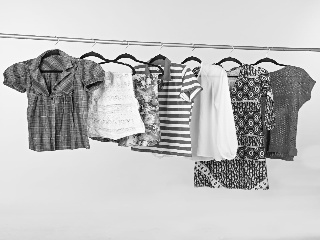
#> input picture 2021-16-11/Srcs/gray_113.jpg, 320 x 240 px, found by its file name; its folder holds only this picture in this run
$ python setting_dataSet.py
#> lines starting #> are read from the running program, lines starting #| are printed output that depends on the picture; after the words box and inside, x2 and y2 are one past the last pixel; in counts of white or black regions, pixels touching at a corner belong together
#> in load_dataSet, img is the input picture: shape (240, 320, 3); min 0, max 255, mean 191.7
import cv2 as cv
import os

#Processing images with threshold
def process_image(src):
    gray = cv.cvtColor(src, cv.COLOR_BGR2GRAY)
    _, trhs = cv.threshold(gray,0,255,cv.THRESH_BINARY_INV + cv.THRESH_OTSU)
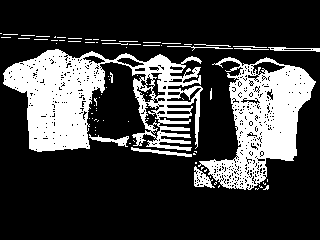
#> trhs: shape (240, 320); 24.1% white; 81 white regions (68 under 20 px), largest, box (x1, y1, x2, y2) and area: (3, 49, 203, 152) 10060, (198, 57, 316, 190) 7104, (194, 166, 215, 188) 217
    canny = cv.Canny(trhs, 127,200)
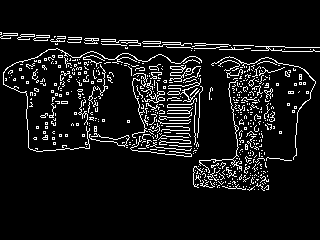
#> canny: shape (240, 320); 8.1% white in thin lines or dots, all inside (x1, y1, x2, y2) = (0, 32, 320, 191)
    return trhs

def load_dataSet(folder):
    dirPath = folder
    Files = os.listdir(dirPath)
    for File in Files:
        imgPath = os.path.join(dirPath, File)
        img = cv.imread(imgPath)
        result = process_image(img)
        resized = cv.resize(result, (320,240))
        cv.imwrite(f'C:\\CodesPy\\ifsp_ic_julio\\2021-16-11\\result\\gray_{File}', resized)

load_dataSet('C:\\CodesPy\\ifsp_ic_julio\\2021-16-11\\Srcs')

$ run again, on 2021-16-11/Srcs/gray_159.jpg
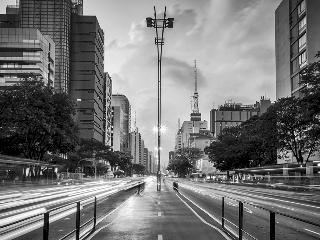
#> input picture 2021-16-11/Srcs/gray_159.jpg, 320 x 240 px, found by its file name
#> in load_dataSet, img is the input picture: shape (240, 320, 3); min 0, max 255, mean 117.3
#> in process_image, `_, trhs = cv.threshold(gray,0,255,cv.THRESH_BINARY_INV + cv.THRESH_OTSU)`:
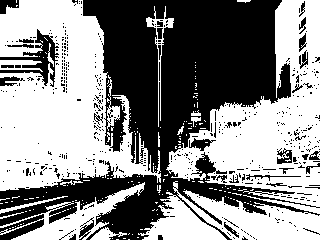
#> trhs: shape (240, 320); 54.3% white; 501 black regions (464 under 20 px), largest, box (x1, y1, x2, y2) and area: (0, 0, 320, 240) 30287, (0, 29, 59, 87) 984, (0, 214, 44, 240) 493
#> in process_image, `canny = cv.Canny(trhs, 127,200)`:
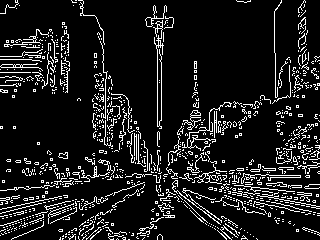
#> canny: shape (240, 320); 11.3% white in thin lines or dots

$ run again, on 2021-16-11/Srcs/gray_171.jpg
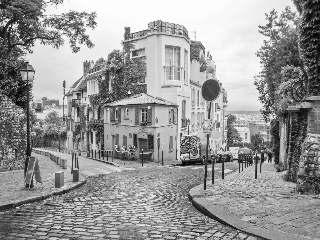
#> input picture 2021-16-11/Srcs/gray_171.jpg, 320 x 240 px, found by its file name
#> in load_dataSet, img is the input picture: shape (240, 320, 3); min 0, max 255, mean 152.3
#> in process_image, `_, trhs = cv.threshold(gray,0,255,cv.THRESH_BINARY_INV + cv.THRESH_OTSU)`:
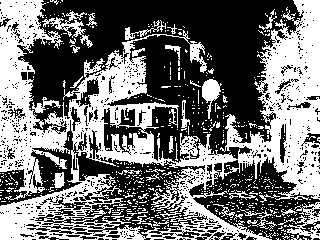
#> trhs: shape (240, 320); 44.7% white; 618 white regions (580 under 20 px), largest, box (x1, y1, x2, y2) and area: (0, 0, 320, 240) 29386, (278, 202, 320, 240) 553, (42, 11, 93, 48) 444
#> in process_image, `canny = cv.Canny(trhs, 127,200)`:
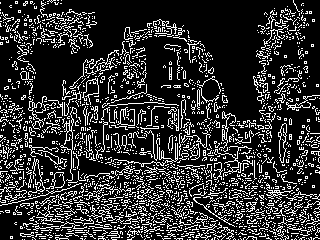
#> canny: shape (240, 320); 19.6% white in thin lines or dots

$ run again, on 2021-16-11/Srcs/gray_174.jpg
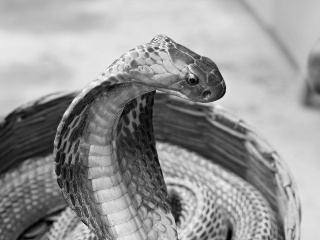
#> input picture 2021-16-11/Srcs/gray_174.jpg, 320 x 240 px, found by its file name
#> in load_dataSet, img is the input picture: shape (240, 320, 3); min 0, max 254, mean 151.4
#> in process_image, `_, trhs = cv.threshold(gray,0,255,cv.THRESH_BINARY_INV + cv.THRESH_OTSU)`:
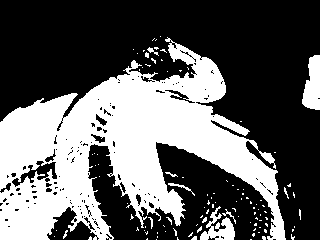
#> trhs: shape (240, 320); 38% white; 106 white regions (96 under 20 px), largest, box (x1, y1, x2, y2) and area: (0, 37, 286, 240) 27244, (302, 55, 320, 110) 725, (200, 206, 235, 240) 546
#> in process_image, `canny = cv.Canny(trhs, 127,200)`:
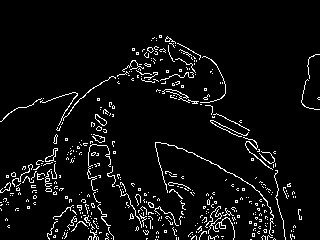
#> canny: shape (240, 320); 5.4% white in thin lines or dots, all inside (x1, y1, x2, y2) = (0, 35, 320, 240)
